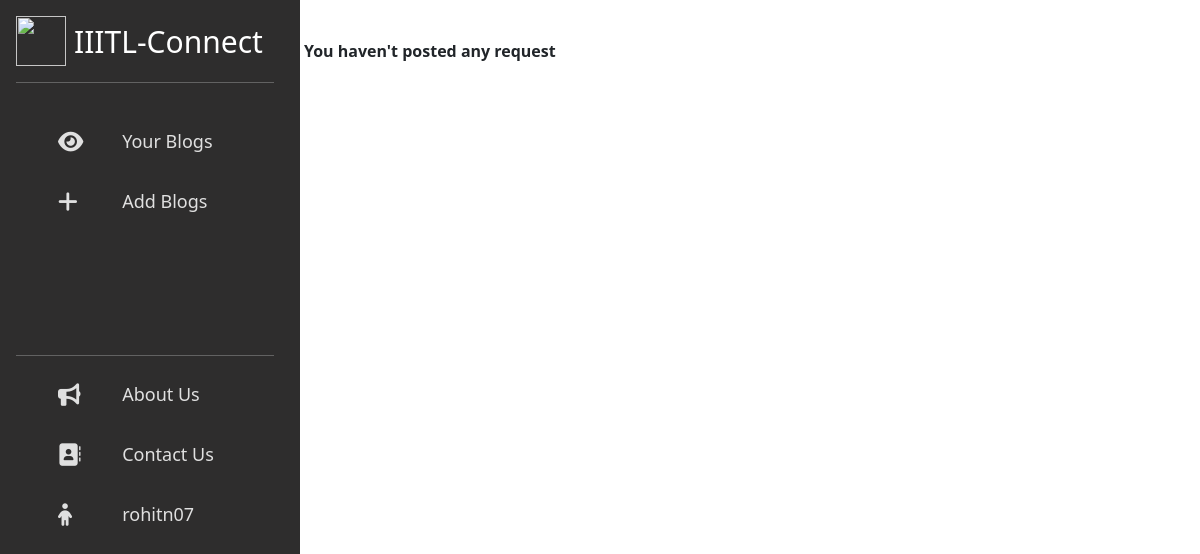
The app's page /LNMtaxi/view_blogs (signed in), older data.
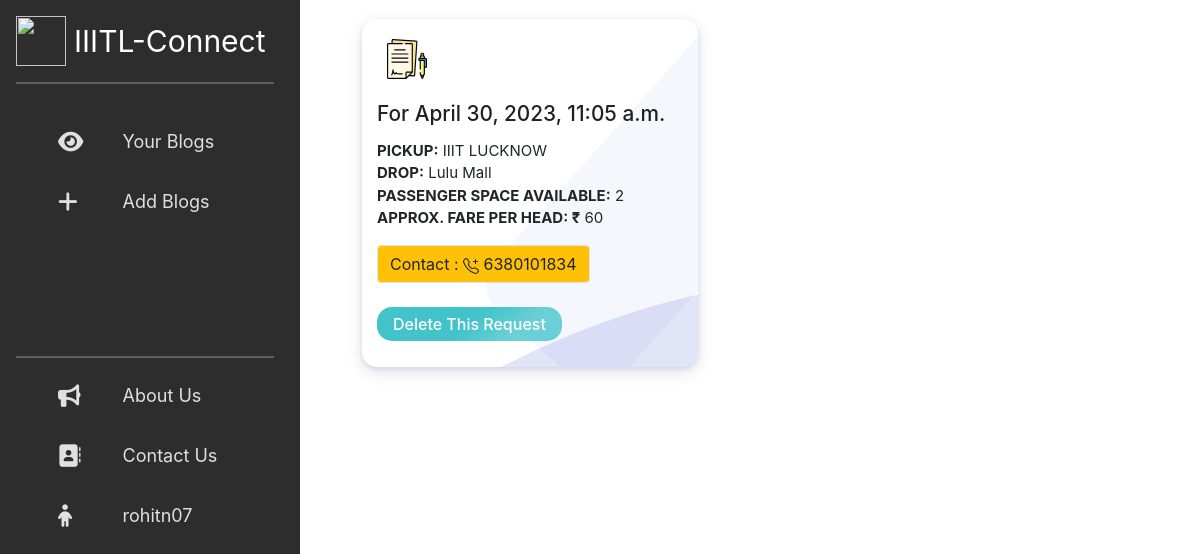
The same page, newer data.
### LNMtaxi/models.py (models this page shows, shortened)
class Blog(models.Model):
    pickup = models.CharField(max_length=100, null=False, default='')
    drop = models.CharField(max_length=100, null=False, default='')
    username = models.ForeignKey(
        Accounts, on_delete=models.CASCADE, null=False, default='')
    space = models.IntegerField(null=False, default=0)
    contact_num = models.BigIntegerField(null=False, default=0)
    fare = models.IntegerField(null=False, default=0)
    date = models.DateField(null=False)
    time = models.TimeField(null=False)
    color = models.CharField(max_length=20, default='#007bff')

### LNMtaxi/views.py (the view)
# urls.py: path('view_blogs', views.view_blogs, name='view_blogs'),
def view_blogs(request):
    blogs = Blog.objects.filter(username_id= request.session['uid']).order_by('date')
    context = {'user_blogs': blogs, 'username': request.session['uid']}
    return render(request, 'LNMtaxi/view_blog.html', context)

### templates/LNMtaxi/view_blog.html (shortened to what this page needs)
{% load static %}
{% block content %}
<head>
  <link href="https://cdn.jsdelivr.net/npm/bootstrap@5.0.2/dist/css/bootstrap.min.css" rel="stylesheet"
>
</head>
<body>
  <div id="wrapper">
    <div id="sidebar-wrapper" style="width:300px;">
      <div class="d-flex flex-column flex-shrink-0 p-3 text-white" style="width: 290px;">
        <a href="/" class="d-flex align-items-center mb-3 mb-md-0 me-md-auto text-white text-decoration-none"
          style="font-size:30px;">
          <img src="https://i.ibb.co/7r4sj7R/IIITL-logo-1.png" style="width:50px; margin-right:8px;">
          IIITL-Connect
        </a>
        <hr>
      <ul class="sidebar-nav flex-column mb-auto">
        <li>
          <a href="{% url 'view_blogs' %}">
              <i class="w-25 fas fa-eye fa-lg me-3" aria-hidden="true"></i>
              Your Blogs
            </a>
        </li>
        <li>
          <a href="{% url 'insert_blogs' %}">
              <i class="w-25 fas fa-plus fa-lg me-3" aria-hidden="true"></i>
              Add Blogs
            </a>
        </li>
      </ul>
        <br/><br/><br/><br/>
        <hr>
        <ul class="sidebar-nav flex-column mb-auto">
          <li>
            <a href="{% url 'about' %}">
              <i class="w-25 fas fa-bullhorn fa-lg me-3" aria-hidden="true"></i>
              About Us
            </a>
          </li>
          <li>
            <a href="{% url 'contact' %}">
              <i class="w-25 fas fa-address-book fa-lg me-3" aria-hidden="true"></i>
              Contact Us
            </a>
          </li>
          <li>
            <a href="{% url 'profile' %}">
              <i class="w-25 fas fa-child fa-lg me-3" aria-hidden="true"></i>
              {{username}}
            </a>
          </li>
        </ul>
      </div>
    </div>
    <div id="content-wrapper">
      <div class="container-fluid">
        <div class="row">
          <div class="col-lg-12">
            <div class="row mx-auto">
              {% if user_blogs %}
  <link rel="stylesheet" href="https://maxcdn.bootstrapcdn.com/bootstrap/4.3.1/css/bootstrap.min.css">
  <div class="container-fluid">
    <div class="row ms-5">
      <div class="col">
        <div class="row solution_cards_box">
          {% for blog in user_blogs %}
          <div class="solution_card m-1" style="max-width: 21rem;">
            <div class="hover_color_bubble"></div>
            <div class="so_top_icon">
            </div>
            <div class="solu_title">
              <h3>For {{blog.date}}, {{blog.time}} </h3>
            </div>
            <div class="solu_description">
              <p class="card-text"><strong>PICKUP:</strong> {{blog.pickup}}<br>
                <strong>DROP:</strong> {{blog.drop}}<br>
                <strong>PASSENGER SPACE AVAILABLE:</strong> {{blog.space}}<br>
                <strong>APPROX. FARE PER HEAD: ₹</strong> {{blog.fare}}<br>
              </p>
              <a class="btn btn-warning border rounded">Contact :
                {{blog.contact_num}}
              </a>
              <form method="POST" action="{% url 'delete_blog' id=blog.id %}">
            <button class="blog__button mt-4">Delete This Request</button>
        </form>
            </div>
          </div>
          {% endfor %}
        </div>
      </div>
    </div>
  </div>
  </div>
  </div>
  </div>
  {% else %}
  <strong>You haven't posted any request</strong>
  {% endif %}
            </div>
          </div>
        </div>
      </div>
    </div>
  </div>
</body>
{% endblock %}

Row changes from the older to the newer data that the page shows:
added Blog: username "rohitn07", date "April 30, 2023", time "11:05 a.m.", pickup "IIIT LUCKNOW", drop "Lulu Mall", space "2", fare "60", contact_num "6380101834"
Text that changed along with them:
{{ username }}: "rohitn07" → (not shown)
text no longer shown: "You haven't posted any request"
